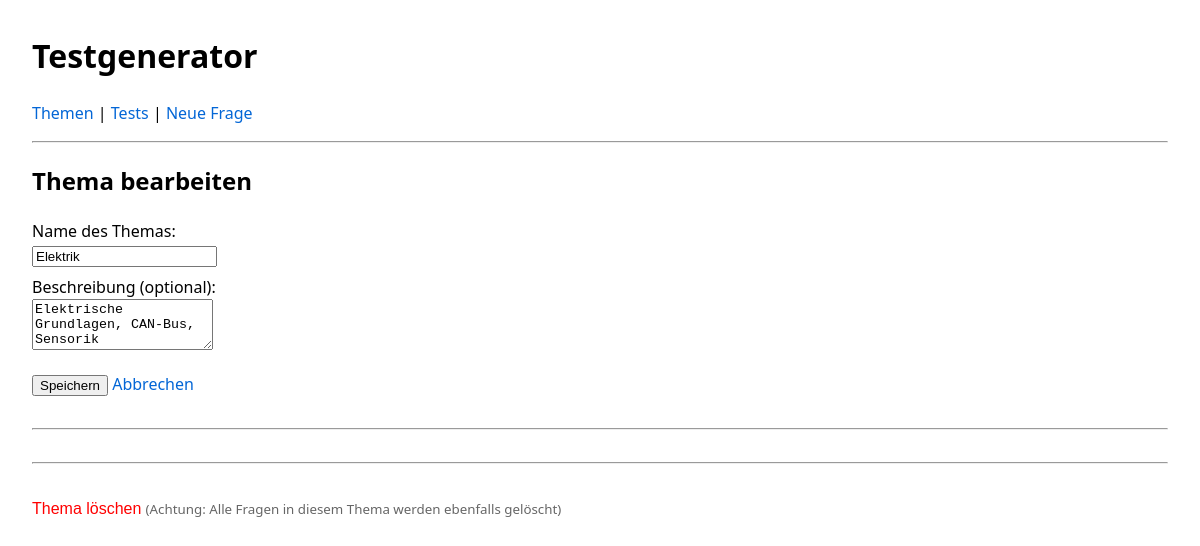
The app's page /topic/1/edit with its own data.
### tables this page shows
CREATE TABLE topics (
        id          INTEGER PRIMARY KEY AUTOINCREMENT,
        name        TEXT NOT NULL UNIQUE,
        description TEXT
    );

### app.py (the view, shortened to what this page needs)
@app.route("/topic/<int:topic_id>/edit", methods=["GET", "POST"])
def edit_topic(topic_id):
    conn = get_db_connection()
    topic = conn.execute(
        "SELECT id, name, description FROM topics WHERE id = ?",
        (topic_id,)
    ).fetchone()
    if topic is None:
        conn.close()
        return "Thema nicht gefunden", 404
    conn.close()
    return render_template("edit_topic.html", topic=topic)

### app.py (called while the page is built)
def get_db_connection():
    conn = sqlite3.connect(DB_PATH)
    conn.row_factory = sqlite3.Row  # erlaubt Zugriff per Spaltennamen
    return conn

### templates/edit_topic.html
{% extends "base.html" %}
{% block content %}
    <h2>Thema bearbeiten</h2>
    <form method="post">
        <div>
            <label for="name">Name des Themas:</label><br>
            <input
                type="text"
                id="name"
                name="name"
                value="{{ topic['name'] }}"
                required
            >
        </div>
        <div style="margin-top: 0.5rem;">
            <label for="description">Beschreibung (optional):</label><br>
            <textarea
                id="description"
                name="description"
                rows="3"
            >{{ topic['description'] or '' }}</textarea>
        </div>
        <div style="margin-top: 1rem;">
            <button type="submit">Speichern</button>
            <a href="{{ url_for('index') }}">Abbrechen</a>
        </div>
    </form>
    <hr style="margin: 2rem 0;">
<hr style="margin: 2rem 0;">
<form action="{{ url_for('delete_topic', topic_id=topic['id']) }}"
      method="post"
      onsubmit="return confirm('Willst du das Thema „{{ topic['name'] }}“ samt ALLEN zugehörigen Fragen wirklich löschen?');">
    <button type="submit"
            style="background:none; border:none; color:red; cursor:pointer; padding:0; font-size:1rem;">
        Thema löschen
    </button>
    <small style="color:#666;">
        (Achtung: Alle Fragen in diesem Thema werden ebenfalls gelöscht)
    </small>
</form>
{% endblock %}

### templates/base.html (style rules this page uses)
body { font-family: system-ui, sans-serif; margin: 2rem; line-height: 1.5; }
a { text-decoration: none; color: #0366d6; }

### records on screen
topics: name "Elektrik", description "Elektrische Grundlagen, CAN-Bus, Sensorik"
